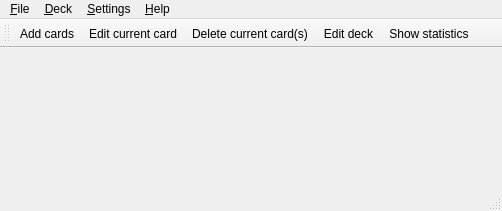
<ui version="4.0" >
 <class>MainWindow</class>
 <widget class="QMainWindow" name="MainWindow" >
  <property name="geometry" >
   <rect>
    <x>0</x>
    <y>0</y>
    <width>502</width>
    <height>211</height>
   </rect>
  </property>
  <property name="sizePolicy" >
   <sizepolicy vsizetype="Minimum" hsizetype="Minimum" >
    <horstretch>0</horstretch>
    <verstretch>0</verstretch>
   </sizepolicy>
  </property>
  <property name="windowTitle" >
   <string>Mnemosyne</string>
  </property>
  <property name="windowIcon" >
   <iconset resource="mnemosyne.qrc" >
    <normaloff>:/mnemosyne/pixmaps/mnemosyne.png</normaloff>:/mnemosyne/pixmaps/mnemosyne.png</iconset>
  </property>
  <widget class="QWidget" name="centralwidget" />
  <widget class="QMenuBar" name="menubar" >
   <property name="geometry" >
    <rect>
     <x>0</x>
     <y>0</y>
     <width>502</width>
     <height>22</height>
    </rect>
   </property>
   <widget class="QMenu" name="menuFile" >
    <property name="title" >
     <string>&amp;File</string>
    </property>
    <addaction name="actionFileNew" />
    <addaction name="actionFileOpen" />
    <addaction name="actionFileSave" />
    <addaction name="actionFileSaveAs" />
    <addaction name="separator" />
    <addaction name="actionImport" />
    <addaction name="actionExport" />
    <addaction name="separator" />
    <addaction name="actionFileExit" />
   </widget>
   <widget class="QMenu" name="menu_Deck" >
    <property name="title" >
     <string>&amp;Deck</string>
    </property>
    <addaction name="actionAddCards" />
    <addaction name="actionEditCurrentCard" />
    <addaction name="actionDeleteCurrentFact" />
    <addaction name="separator" />
    <addaction name="actionEditDeck" />
    <addaction name="actionCloneCardTypes" />
    <addaction name="actionActivateCategories" />
    <addaction name="actionCleanDuplicates" />
    <addaction name="separator" />
    <addaction name="actionShowStatistics" />
   </widget>
   <widget class="QMenu" name="menu_Settings" >
    <property name="title" >
     <string>&amp;Settings</string>
    </property>
    <addaction name="actionCardAppearance" />
    <addaction name="actionActivatePlugins" />
    <addaction name="actionConfiguration" />
   </widget>
   <widget class="QMenu" name="menu_Help" >
    <property name="title" >
     <string>&amp;Help</string>
    </property>
    <addaction name="actionGettingStarted" />
    <addaction name="actionTip" />
    <addaction name="separator" />
    <addaction name="actionHelpAbout" />
   </widget>
   <addaction name="menuFile" />
   <addaction name="menu_Deck" />
   <addaction name="menu_Settings" />
   <addaction name="menu_Help" />
  </widget>
  <widget class="QStatusBar" name="statusbar" />
  <widget class="QToolBar" name="toolBar" >
   <property name="windowTitle" >
    <string>toolBar</string>
   </property>
   <property name="iconSize" >
    <size>
     <width>22</width>
     <height>22</height>
    </size>
   </property>
   <attribute name="toolBarArea" >
    <enum>TopToolBarArea</enum>
   </attribute>
   <attribute name="toolBarBreak" >
    <bool>false</bool>
   </attribute>
   <addaction name="actionAddCards" />
   <addaction name="actionEditCurrentCard" />
   <addaction name="actionDeleteCurrentFact" />
   <addaction name="actionEditDeck" />
   <addaction name="actionShowStatistics" />
  </widget>
  <action name="actionActivateCategories" >
   <property name="text" >
    <string>Activate cate&amp;gories</string>
   </property>
   <property name="shortcut" >
    <string>Ctrl+G</string>
   </property>
  </action>
  <action name="actionAddCards" >
   <property name="icon" >
    <iconset resource="mnemosyne.qrc" >
     <normaloff>:/mnemosyne/pixmaps/add.png</normaloff>:/mnemosyne/pixmaps/add.png</iconset>
   </property>
   <property name="text" >
    <string>&amp;Add cards</string>
   </property>
   <property name="shortcut" >
    <string>Ctrl+A</string>
   </property>
  </action>
  <action name="actionCleanDuplicates" >
   <property name="text" >
    <string>&amp;Clean duplicates</string>
   </property>
  </action>
  <action name="actionConfiguration" >
   <property name="text" >
    <string>&amp;Configure Mnemosyne</string>
   </property>
  </action>
  <action name="actionDeleteCurrentFact" >
   <property name="icon" >
    <iconset resource="mnemosyne.qrc" >
     <normaloff>:/mnemosyne/pixmaps/delete.png</normaloff>:/mnemosyne/pixmaps/delete.png</iconset>
   </property>
   <property name="text" >
    <string>&amp;Delete current card(s)</string>
   </property>
   <property name="shortcut" >
    <string>Backspace</string>
   </property>
  </action>
  <action name="actionEditCurrentCard" >
   <property name="icon" >
    <iconset resource="mnemosyne.qrc" >
     <normaloff>:/mnemosyne/pixmaps/edit.png</normaloff>:/mnemosyne/pixmaps/edit.png</iconset>
   </property>
   <property name="text" >
    <string>&amp;Edit current card</string>
   </property>
   <property name="shortcut" >
    <string>Ctrl+E</string>
   </property>
  </action>
  <action name="actionEditDeck" >
   <property name="icon" >
    <iconset resource="mnemosyne.qrc" >
     <normaloff>:/mnemosyne/pixmaps/deck.png</normaloff>:/mnemosyne/pixmaps/deck.png</iconset>
   </property>
   <property name="text" >
    <string>Edit &amp;deck</string>
   </property>
   <property name="shortcut" >
    <string>Ctrl+D</string>
   </property>
  </action>
  <action name="actionExport" >
   <property name="text" >
    <string>&amp;Export</string>
   </property>
  </action>
  <action name="actionFileExit" >
   <property name="icon" >
    <iconset resource="mnemosyne.qrc" >
     <normaloff>:/mnemosyne/pixmaps/exit.png</normaloff>:/mnemosyne/pixmaps/exit.png</iconset>
   </property>
   <property name="text" >
    <string>E&amp;xit</string>
   </property>
  </action>
  <action name="actionFileNew" >
   <property name="icon" >
    <iconset>
     <normaloff>../../pixmaps/filenew.png</normaloff>../../pixmaps/filenew.png</iconset>
   </property>
   <property name="text" >
    <string>&amp;New</string>
   </property>
   <property name="shortcut" >
    <string>Ctrl+N</string>
   </property>
  </action>
  <action name="actionFileOpen" >
   <property name="icon" >
    <iconset resource="mnemosyne.qrc" >
     <normaloff>:/mnemosyne/pixmaps/fileopen.png</normaloff>:/mnemosyne/pixmaps/fileopen.png</iconset>
   </property>
   <property name="text" >
    <string>&amp;Open...</string>
   </property>
   <property name="shortcut" >
    <string>Ctrl+O</string>
   </property>
  </action>
  <action name="actionFileSave" >
   <property name="icon" >
    <iconset resource="mnemosyne.qrc" >
     <normaloff>:/mnemosyne/pixmaps/filesave.png</normaloff>:/mnemosyne/pixmaps/filesave.png</iconset>
   </property>
   <property name="text" >
    <string>&amp;Save</string>
   </property>
   <property name="shortcut" >
    <string>Ctrl+S</string>
   </property>
  </action>
  <action name="actionFileSaveAs" >
   <property name="icon" >
    <iconset resource="mnemosyne.qrc" >
     <normaloff>:/mnemosyne/pixmaps/filesaveas.png</normaloff>:/mnemosyne/pixmaps/filesaveas.png</iconset>
   </property>
   <property name="text" >
    <string>Save &amp;as...</string>
   </property>
  </action>
  <action name="actionHelpAbout" >
   <property name="text" >
    <string>&amp;About</string>
   </property>
  </action>
  <action name="actionImport" >
   <property name="text" >
    <string>&amp;Import</string>
   </property>
  </action>
  <action name="actionGettingStarted" >
   <property name="text" >
    <string>&amp;Getting started</string>
   </property>
  </action>
  <action name="actionShowStatistics" >
   <property name="icon" >
    <iconset resource="mnemosyne.qrc" >
     <normaloff>:/mnemosyne/pixmaps/statistics.png</normaloff>:/mnemosyne/pixmaps/statistics.png</iconset>
   </property>
   <property name="text" >
    <string>Show s&amp;tatistics</string>
   </property>
   <property name="shortcut" >
    <string>Ctrl+T</string>
   </property>
  </action>
  <action name="actionShowToolbar" >
   <property name="checkable" >
    <bool>true</bool>
   </property>
   <property name="checked" >
    <bool>true</bool>
   </property>
   <property name="text" >
    <string>Show &amp;toolbar</string>
   </property>
  </action>
  <action name="actionTip" >
   <property name="text" >
    <string>&amp;Tip of the day</string>
   </property>
  </action>
  <action name="actionCardAppearance" >
   <property name="text" >
    <string>Card &amp;appearance</string>
   </property>
  </action>
  <action name="actionActivatePlugins" >
   <property name="text" >
    <string>&amp;Activate plugins</string>
   </property>
  </action>
  <action name="actionCloneCardTypes" >
   <property name="text" >
    <string>Clone card &amp;types</string>
   </property>
  </action>
 </widget>
 <resources>
  <include location="mnemosyne.qrc" />
 </resources>
 <connections>
  <connection>
   <sender>actionAddCards</sender>
   <signal>activated()</signal>
   <receiver>MainWindow</receiver>
   <slot>add_cards</slot>
   <hints>
    <hint type="sourcelabel" >
     <x>-1</x>
     <y>-1</y>
    </hint>
    <hint type="destinationlabel" >
     <x>164</x>
     <y>210</y>
    </hint>
   </hints>
  </connection>
  <connection>
   <sender>actionFileNew</sender>
   <signal>activated()</signal>
   <receiver>MainWindow</receiver>
   <slot>file_new</slot>
   <hints>
    <hint type="sourcelabel" >
     <x>-1</x>
     <y>-1</y>
    </hint>
    <hint type="destinationlabel" >
     <x>269</x>
     <y>146</y>
    </hint>
   </hints>
  </connection>
  <connection>
   <sender>actionFileOpen</sender>
   <signal>activated()</signal>
   <receiver>MainWindow</receiver>
   <slot>file_open</slot>
   <hints>
    <hint type="sourcelabel" >
     <x>-1</x>
     <y>-1</y>
    </hint>
    <hint type="destinationlabel" >
     <x>269</x>
     <y>179</y>
    </hint>
   </hints>
  </connection>
  <connection>
   <sender>actionFileSave</sender>
   <signal>activated()</signal>
   <receiver>MainWindow</receiver>
   <slot>file_save</slot>
   <hints>
    <hint type="sourcelabel" >
     <x>-1</x>
     <y>-1</y>
    </hint>
    <hint type="destinationlabel" >
     <x>93</x>
     <y>124</y>
    </hint>
   </hints>
  </connection>
  <connection>
   <sender>actionFileSaveAs</sender>
   <signal>activated()</signal>
   <receiver>MainWindow</receiver>
   <slot>file_save_as</slot>
   <hints>
    <hint type="sourcelabel" >
     <x>-1</x>
     <y>-1</y>
    </hint>
    <hint type="destinationlabel" >
     <x>93</x>
     <y>124</y>
    </hint>
   </hints>
  </connection>
  <connection>
   <sender>actionFileExit</sender>
   <signal>activated()</signal>
   <receiver>MainWindow</receiver>
   <slot>close()</slot>
   <hints>
    <hint type="sourcelabel" >
     <x>-1</x>
     <y>-1</y>
    </hint>
    <hint type="destinationlabel" >
     <x>269</x>
     <y>124</y>
    </hint>
   </hints>
  </connection>
  <connection>
   <sender>actionEditCurrentCard</sender>
   <signal>activated()</signal>
   <receiver>MainWindow</receiver>
   <slot>edit_current_card</slot>
   <hints>
    <hint type="sourcelabel" >
     <x>-1</x>
     <y>-1</y>
    </hint>
    <hint type="destinationlabel" >
     <x>83</x>
     <y>87</y>
    </hint>
   </hints>
  </connection>
  <connection>
   <sender>actionDeleteCurrentFact</sender>
   <signal>activated()</signal>
   <receiver>MainWindow</receiver>
   <slot>delete_current_fact</slot>
   <hints>
    <hint type="sourcelabel" >
     <x>-1</x>
     <y>-1</y>
    </hint>
    <hint type="destinationlabel" >
     <x>109</x>
     <y>67</y>
    </hint>
   </hints>
  </connection>
  <connection>
   <sender>actionCardAppearance</sender>
   <signal>activated()</signal>
   <receiver>MainWindow</receiver>
   <slot>card_appearance</slot>
   <hints>
    <hint type="sourcelabel" >
     <x>-1</x>
     <y>-1</y>
    </hint>
    <hint type="destinationlabel" >
     <x>123</x>
     <y>103</y>
    </hint>
   </hints>
  </connection>
  <connection>
   <sender>actionActivatePlugins</sender>
   <signal>activated()</signal>
   <receiver>MainWindow</receiver>
   <slot>activate_plugins</slot>
   <hints>
    <hint type="sourcelabel" >
     <x>-1</x>
     <y>-1</y>
    </hint>
    <hint type="destinationlabel" >
     <x>113</x>
     <y>85</y>
    </hint>
   </hints>
  </connection>
  <connection>
   <sender>actionCloneCardTypes</sender>
   <signal>activated()</signal>
   <receiver>MainWindow</receiver>
   <slot>manage_card_types</slot>
   <hints>
    <hint type="sourcelabel" >
     <x>-1</x>
     <y>-1</y>
    </hint>
    <hint type="destinationlabel" >
     <x>277</x>
     <y>85</y>
    </hint>
   </hints>
  </connection>
  <connection>
   <sender>actionShowStatistics</sender>
   <signal>activated()</signal>
   <receiver>MainWindow</receiver>
   <slot>show_statistics</slot>
   <hints>
    <hint type="sourcelabel" >
     <x>-1</x>
     <y>-1</y>
    </hint>
    <hint type="destinationlabel" >
     <x>250</x>
     <y>105</y>
    </hint>
   </hints>
  </connection>
 </connections>
</ui>
